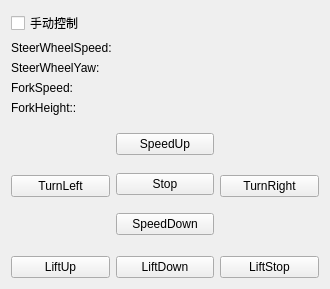
<?xml version="1.0" encoding="UTF-8"?>
<ui version="4.0">
 <class>KeyboardForm</class>
 <widget class="QWidget" name="KeyboardForm">
  <property name="geometry">
   <rect>
    <x>0</x>
    <y>0</y>
    <width>330</width>
    <height>289</height>
   </rect>
  </property>
  <property name="windowTitle">
   <string>ManualControl</string>
  </property>
  <layout class="QVBoxLayout" name="verticalLayout_8">
   <item>
    <widget class="QCheckBox" name="checkBox">
     <property name="text">
      <string>手动控制</string>
     </property>
    </widget>
   </item>
   <item>
    <layout class="QVBoxLayout" name="verticalLayout_7">
     <item>
      <layout class="QHBoxLayout" name="horizontalLayout_2">
       <item>
        <layout class="QVBoxLayout" name="verticalLayout_4">
         <item>
          <widget class="QLabel" name="label_steerSpeed">
           <property name="text">
            <string>SteerWheelSpeed:</string>
           </property>
          </widget>
         </item>
         <item>
          <widget class="QLabel" name="label_steerYaw">
           <property name="text">
            <string>SteerWheelYaw:</string>
           </property>
          </widget>
         </item>
         <item>
          <widget class="QLabel" name="label_forkSpeed">
           <property name="text">
            <string>ForkSpeed:</string>
           </property>
          </widget>
         </item>
         <item>
          <widget class="QLabel" name="label_forkHeight">
           <property name="text">
            <string>ForkHeight::</string>
           </property>
          </widget>
         </item>
        </layout>
       </item>
       <item>
        <layout class="QVBoxLayout" name="verticalLayout_5">
         <item>
          <widget class="QLabel" name="label_steerSpeed_value">
           <property name="text">
            <string/>
           </property>
          </widget>
         </item>
         <item>
          <widget class="QLabel" name="label_steerYaw_value">
           <property name="text">
            <string/>
           </property>
          </widget>
         </item>
         <item>
          <widget class="QLabel" name="label_forkSpeed_value">
           <property name="text">
            <string/>
           </property>
          </widget>
         </item>
         <item>
          <widget class="QLabel" name="label_forkHeight_value">
           <property name="text">
            <string/>
           </property>
          </widget>
         </item>
        </layout>
       </item>
      </layout>
     </item>
    </layout>
   </item>
   <item>
    <layout class="QVBoxLayout" name="verticalLayout_6">
     <item>
      <layout class="QHBoxLayout" name="horizontalLayout">
       <item>
        <layout class="QVBoxLayout" name="verticalLayout">
         <item>
          <spacer name="verticalSpacer_2">
           <property name="orientation">
            <enum>Qt::Vertical</enum>
           </property>
           <property name="sizeHint" stdset="0">
            <size>
             <width>20</width>
             <height>40</height>
            </size>
           </property>
          </spacer>
         </item>
         <item>
          <widget class="QPushButton" name="pushButton_turnLeft">
           <property name="text">
            <string>TurnLeft</string>
           </property>
          </widget>
         </item>
         <item>
          <spacer name="verticalSpacer">
           <property name="orientation">
            <enum>Qt::Vertical</enum>
           </property>
           <property name="sizeHint" stdset="0">
            <size>
             <width>20</width>
             <height>40</height>
            </size>
           </property>
          </spacer>
         </item>
        </layout>
       </item>
       <item>
        <layout class="QVBoxLayout" name="verticalLayout_2">
         <item>
          <widget class="QPushButton" name="pushButton_speedUp">
           <property name="text">
            <string>SpeedUp</string>
           </property>
          </widget>
         </item>
         <item>
          <widget class="QPushButton" name="pushButton_stop">
           <property name="text">
            <string>Stop</string>
           </property>
          </widget>
         </item>
         <item>
          <widget class="QPushButton" name="pushButton_speedDown">
           <property name="text">
            <string>SpeedDown</string>
           </property>
          </widget>
         </item>
        </layout>
       </item>
       <item>
        <layout class="QVBoxLayout" name="verticalLayout_3">
         <item>
          <spacer name="verticalSpacer_4">
           <property name="orientation">
            <enum>Qt::Vertical</enum>
           </property>
           <property name="sizeHint" stdset="0">
            <size>
             <width>20</width>
             <height>40</height>
            </size>
           </property>
          </spacer>
         </item>
         <item>
          <widget class="QPushButton" name="pushButton_turnRight">
           <property name="text">
            <string>TurnRight</string>
           </property>
          </widget>
         </item>
         <item>
          <spacer name="verticalSpacer_3">
           <property name="orientation">
            <enum>Qt::Vertical</enum>
           </property>
           <property name="sizeHint" stdset="0">
            <size>
             <width>20</width>
             <height>40</height>
            </size>
           </property>
          </spacer>
         </item>
        </layout>
       </item>
      </layout>
     </item>
     <item>
      <layout class="QHBoxLayout" name="horizontalLayout_3">
       <item>
        <widget class="QPushButton" name="pushButton_liftUp">
         <property name="text">
          <string>LiftUp</string>
         </property>
        </widget>
       </item>
       <item>
        <widget class="QPushButton" name="pushButton_liftDown">
         <property name="text">
          <string>LiftDown</string>
         </property>
        </widget>
       </item>
       <item>
        <widget class="QPushButton" name="pushButton_liftStop">
         <property name="text">
          <string>LiftStop</string>
         </property>
        </widget>
       </item>
      </layout>
     </item>
    </layout>
   </item>
  </layout>
 </widget>
 <resources/>
 <connections/>
</ui>
